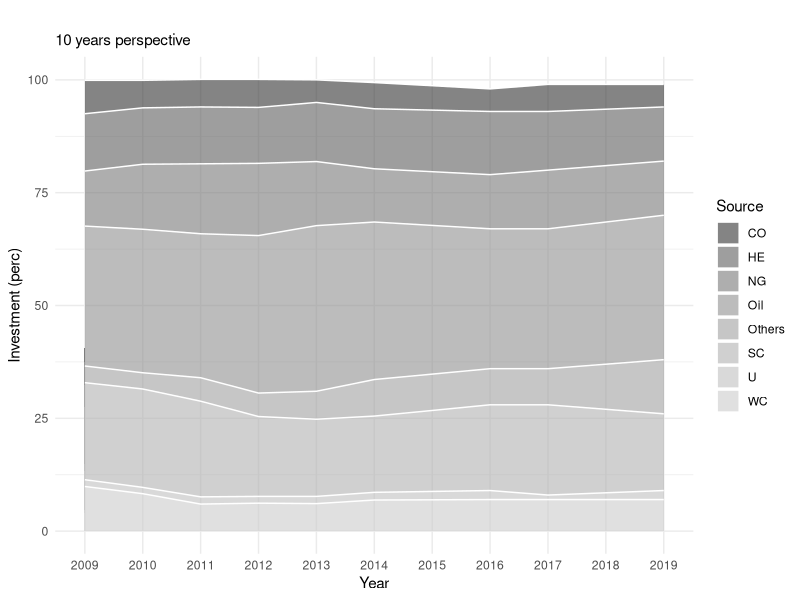
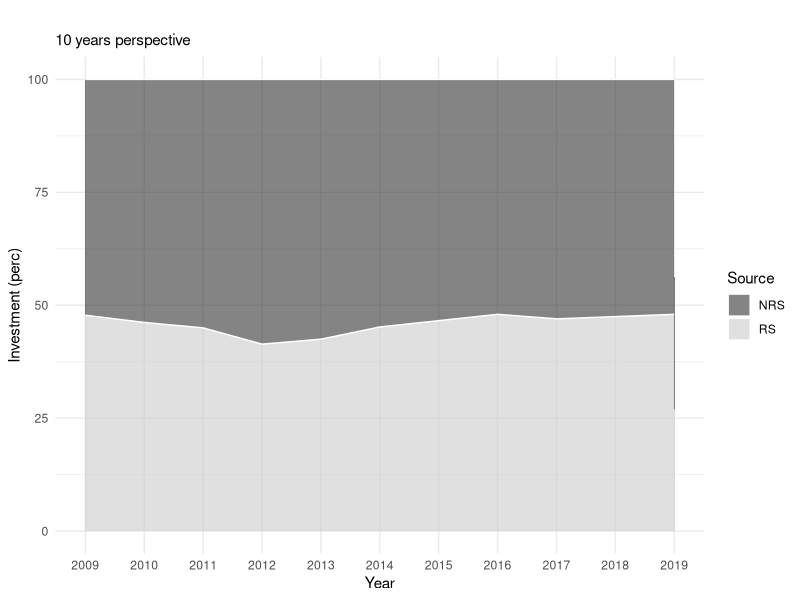
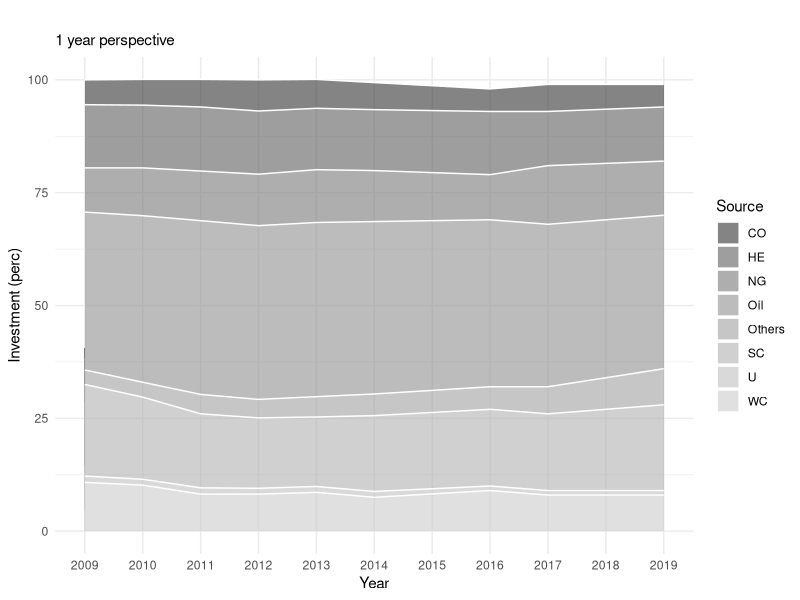
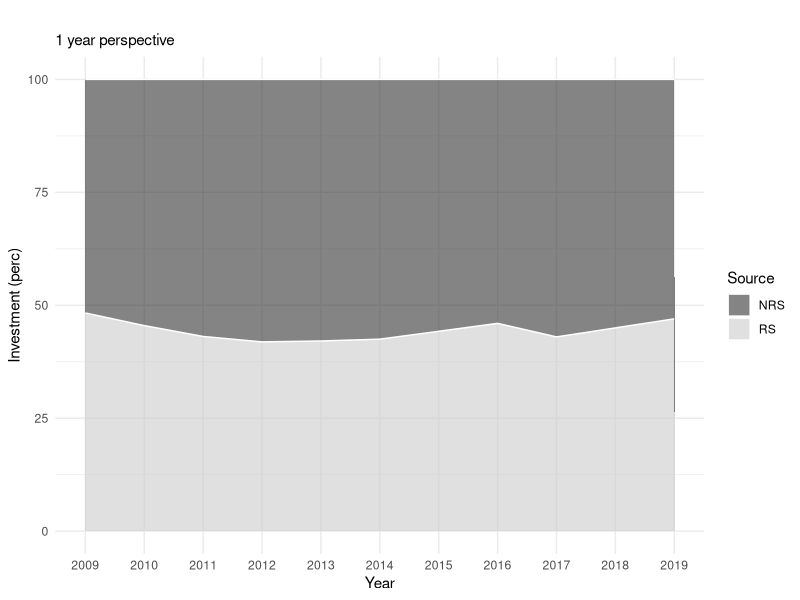
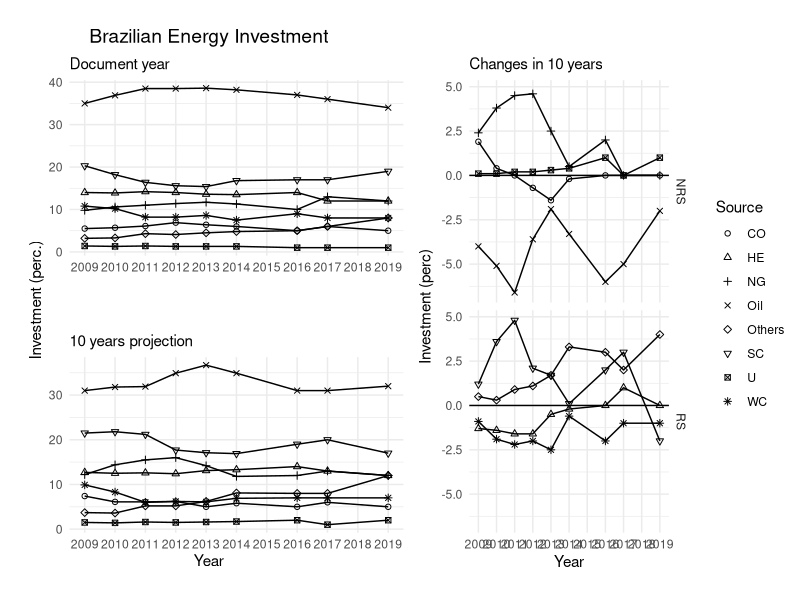
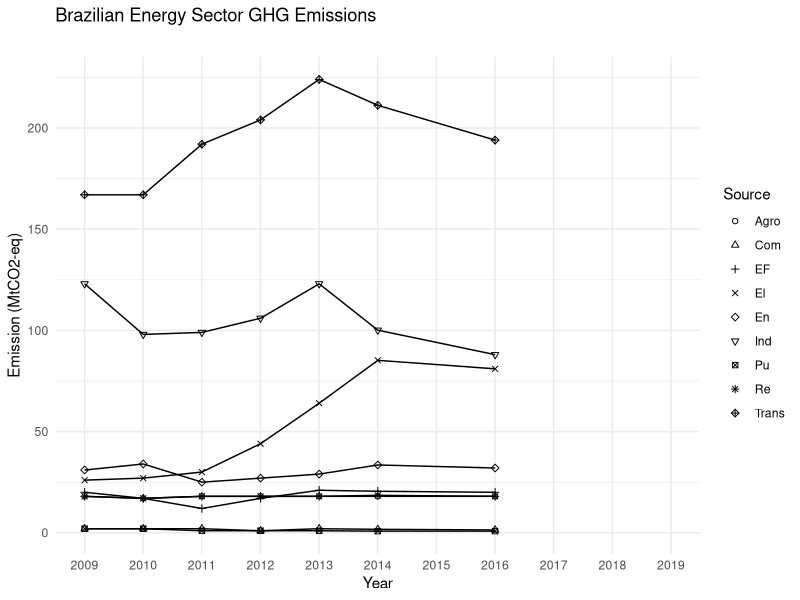
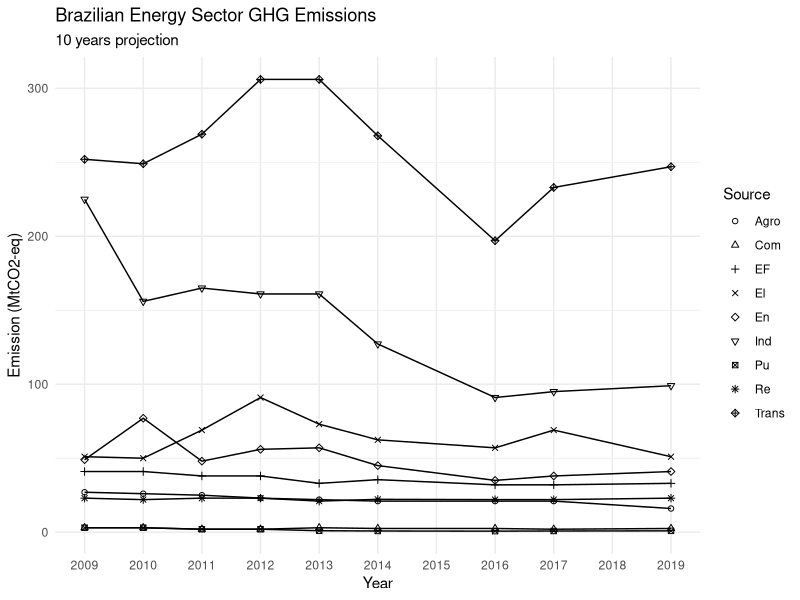
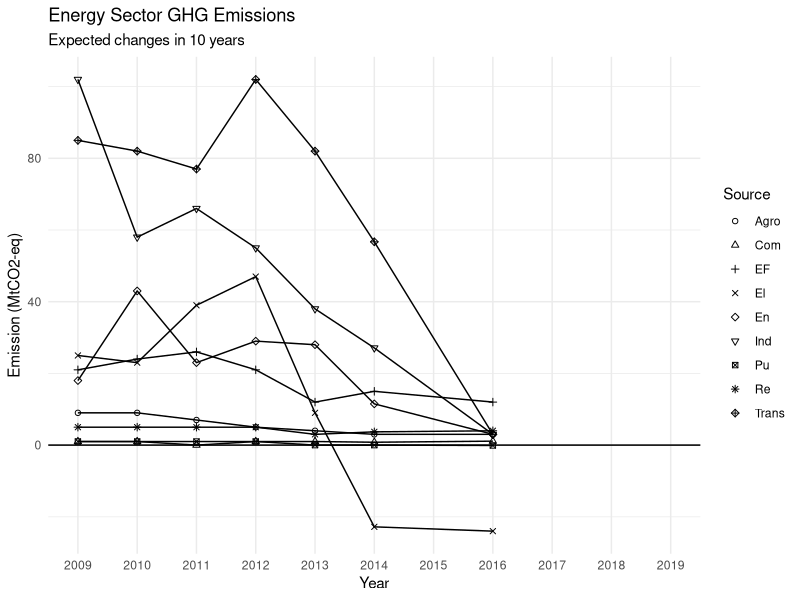

Generate these figures, in order, with R:
## ---- chunk 1
library(tidyverse)
library(scales)
library(ggpubr)
database <- read_csv("database.csv")
NRS <- c('Oil','NG','CO','U')
RS <- c('HE','WC','SC','Others')
summary(database)
## ---- chunk 2
database %>%
  select(Year,'10_Oil','10_NG','10_CO','10_U','10_HE','10_WC','10_SC','10_Others') %>%
  pivot_longer(!Year, names_to = "Source", values_to = "Investment") %>%
  mutate(Source = str_sub(Source,4)) %>%
  ggplot(aes(x = Year))+
  geom_area(aes(y = Investment, fill = Source), col = "white", alpha=0.6)+
  scale_fill_grey()+
  ggtitle("", subtitle = "10 years perspective")+
  ylab("Investment (perc)")+
  theme_minimal()+
  theme(panel.grid.minor.x = element_blank())+
  scale_x_continuous(breaks = seq(2009,2019,1))
Sources10y <- database %>%
  select(Year,'10_Oil','10_NG','10_CO','10_U','10_HE','10_WC','10_SC','10_Others') %>%
  pivot_longer(!Year, names_to = "Source", values_to = "Investment") %>%
  mutate(Source = str_sub(Source,4)) %>%
  ggplot(aes(x = Year))+
  geom_line(aes(y = Investment, group = Source))+
  geom_point(aes(y = Investment, group = Source, shape = Source))+
  scale_shape_manual(values=1:10)+
  ggtitle("", subtitle = "10 years projection")+
  ylab("Investment (perc)")+
  theme_minimal()+
  theme(panel.grid.minor.x = element_blank())+
  scale_x_continuous(breaks = seq(2009,2019,1))

database %>%
  select(Year,'10_NRS','10_RS') %>%
  pivot_longer(!Year, names_to = "Source", values_to = "Investment") %>%
  mutate(Source = str_sub(Source,4)) %>%
  ggplot(aes(x = Year))+
  geom_area(aes(y = Investment, fill = Source), col = "white", alpha=0.6)+
  scale_fill_grey()+
  ggtitle("", subtitle = "10 years perspective")+
  ylab("Investment (perc)")+
  theme_minimal()+
  theme(panel.grid.minor.x = element_blank())+
  scale_x_continuous(breaks = seq(2009,2019,1))
RNR10y <- database %>%
  select(Year,'10_NRS','10_RS') %>%
  pivot_longer(!Year, names_to = "Source", values_to = "Investment") %>%
  mutate(Source = str_sub(Source,4)) %>%
  ggplot(aes(x = Year))+
  geom_line(aes(y = Investment, group = Source))+
  geom_point(aes(y = Investment, group = Source, shape = Source))+
  scale_color_grey()+
  ggtitle("", subtitle = "10 years perspective")+
  ylab("Investment (perc)")+
  theme_minimal()+
  theme(panel.grid.minor.x = element_blank())+
  scale_x_continuous(breaks = seq(2009,2019,1))
## ---- chunk 3
database %>%
  select(Year,'1_Oil','1_NG','1_CO','1_U','1_HE','1_WC','1_SC','1_Others') %>%
  pivot_longer(!Year, names_to = "Source", values_to = "Investment") %>%
  mutate(Source = str_sub(Source,3)) %>%
  ggplot(aes(x = Year))+
  geom_area(aes(y = Investment, fill = Source), col = "white", alpha=0.6)+
  scale_fill_grey()+
  ggtitle("", subtitle = "1 year perspective")+
  ylab("Investment (perc)")+
  theme_minimal()+
  theme(panel.grid.minor.x = element_blank())+
  scale_x_continuous(breaks = seq(2009,2019,1))
Sources1y <- database %>%
  select(Year,'1_Oil','1_NG','1_CO','1_U','1_HE','1_WC','1_SC','1_Others') %>%
  pivot_longer(!Year, names_to = "Source", values_to = "Investment") %>%
  mutate(Source = str_sub(Source,3)) %>%
  ggplot(aes(x = Year))+
  geom_line(aes(y = Investment, group = Source))+
  geom_point(aes(y = Investment, group = Source, shape = Source))+
  scale_shape_manual(values=1:10)+
  ggtitle("", subtitle = "Document year")+
  ylab("Investment (perc)")+
  theme_minimal()+
  theme(panel.grid.minor.x = element_blank())+
  scale_x_continuous(breaks = seq(2009,2019,1))

database %>%
  select(Year,'1_NRS','1_RS') %>%
  pivot_longer(!Year, names_to = "Source", values_to = "Investment") %>%
  mutate(Source = str_sub(Source,3)) %>%
  ggplot(aes(x = Year))+
  geom_area(aes(y = Investment, fill = Source), col = "white", alpha=0.6)+
  scale_fill_grey()+
  ggtitle("", subtitle = "1 year perspective")+
  ylab("Investment (perc)")+
  theme_minimal()+
  theme(panel.grid.minor.x = element_blank())+
  scale_x_continuous(breaks = seq(2009,2019,1))
RNR1y<- database %>%
  select(Year,'1_NRS','1_RS') %>%
  pivot_longer(!Year, names_to = "Source", values_to = "Investment") %>%
  mutate(Source = str_sub(Source,3)) %>%
  ggplot(aes(x = Year))+
  geom_line(aes(y = Investment, group = Source))+
  geom_point(aes(y = Investment, group = Source, shape = Source))+
  scale_color_grey()+
  ggtitle("", subtitle = "1 year perspective")+
  ylab("Investment (perc)")+
  theme_minimal()+
  theme(panel.grid.minor.x = element_blank())+
  scale_x_continuous(breaks = seq(2009,2019,1))
## ---- chunk 4
# per source
y1 <- database %>%
  select(Year,'1_Oil','1_NG','1_CO','1_U','1_HE','1_WC','1_SC','1_Others') %>%
  pivot_longer(!Year, names_to = "Source", values_to = "Investment")

y10 <- database %>%
  select(Year,'10_Oil','10_NG','10_CO','10_U','10_HE','10_WC','10_SC','10_Others') %>%
  pivot_longer(!Year, names_to = "Source", values_to = "Investment")

relative <- y1
relative$Investment <- y10$Investment-y1$Investment

relSources <- relative %>%
  mutate(Source = str_sub(Source,3), IsRenewable = if_else(Source %in% NRS, "NRS", "RS")) %>%
  ggplot(aes(x = Year))+
  geom_line(aes(y = Investment, group = Source), size = 0.5)+
  geom_point(aes(y = Investment, group = Source, shape = Source))+
  geom_hline(yintercept = 0)+
  scale_shape_manual(values=1:10)+
  ggtitle("", subtitle = "changes in 10 years")+
  ylab("Investment (perc)")+
  theme_minimal()+
  theme(panel.grid.minor.x = element_blank())+
  scale_x_continuous(breaks = seq(2009,2019,1))+
  facet_grid(rows = vars(IsRenewable))

#Renewable and non-renewable grouping

y1 <- database %>%
  select(Year,'1_RS','1_NRS') %>%
  pivot_longer(!Year, names_to = "Source", values_to = "Investment")

y10 <- database %>%
  select(Year,'10_RS','10_NRS') %>%
  pivot_longer(!Year, names_to = "Source", values_to = "Investment")

relativeGeneral <- y1
relativeGeneral$Investment <- y10$Investment-y1$Investment

relRNR <- relativeGeneral %>%
  mutate(Source = str_sub(Source,3)) %>%
  ggplot(aes(x = Year))+
  geom_line(aes(y = Investment, group = Source), size = 0.5)+
  geom_point(aes(y = Investment, group = Source, shape = Source))+
  geom_hline(yintercept = 0)+
  scale_shape_manual(values=1:10)+
  ggtitle("", subtitle = "changes in 10 years")+
  ylab("Investment (perc)")+
  theme_minimal()+
  theme(panel.grid.minor.x = element_blank())+
  scale_x_continuous(breaks = seq(2009,2019,1))
## ---- chunk 5
Sources1y <- database %>%
  select(Year,'1_Oil','1_NG','1_CO','1_U','1_HE','1_WC','1_SC','1_Others') %>%
  pivot_longer(!Year, names_to = "Source", values_to = "Investment") %>%
  mutate(Source = str_sub(Source,3)) %>%
  ggplot(aes(x = Year))+
  geom_line(aes(y = Investment, group = Source))+
  geom_point(aes(y = Investment, group = Source, shape = Source))+
  scale_shape_manual(values=1:10)+
  ggtitle("", subtitle = "Document year")+
  ylab("")+ xlab("")+
  theme_minimal()+
  theme(panel.grid.minor.x = element_blank())+
  scale_x_continuous(breaks = seq(2009,2019,1))
Sources10y <- database %>%
  select(Year,'10_Oil','10_NG','10_CO','10_U','10_HE','10_WC','10_SC','10_Others') %>%
  pivot_longer(!Year, names_to = "Source", values_to = "Investment") %>%
  mutate(Source = str_sub(Source,4)) %>%
  ggplot(aes(x = Year))+
  geom_line(aes(y = Investment, group = Source))+
  geom_point(aes(y = Investment, group = Source, shape = Source))+
  scale_shape_manual(values=1:10)+
  ggtitle("", subtitle = "10 years projection")+
  ylab("")+ xlab("")+
  theme_minimal()+
  theme(panel.grid.minor.x = element_blank())+
  scale_x_continuous(breaks = seq(2009,2019,1))

y1 <- database %>%
  select(Year,'1_Oil','1_NG','1_CO','1_U','1_HE','1_WC','1_SC','1_Others') %>%
  pivot_longer(!Year, names_to = "Source", values_to = "Investment")

y10 <- database %>%
  select(Year,'10_Oil','10_NG','10_CO','10_U','10_HE','10_WC','10_SC','10_Others') %>%
  pivot_longer(!Year, names_to = "Source", values_to = "Investment")

relative <- y1
relative$Investment <- y10$Investment-y1$Investment

relSources <- relative %>%
  mutate(Source = str_sub(Source,3), IsRenewable = if_else(Source %in% NRS, "NRS", "RS")) %>%
  ggplot(aes(x = Year))+
  geom_line(aes(y = Investment, group = Source), size = 0.5)+
  geom_point(aes(y = Investment, group = Source, shape = Source))+
  geom_hline(yintercept = 0)+
  scale_shape_manual(values=1:10)+
  ggtitle("", subtitle = "Changes in 10 years")+
  ylab("Investment (perc)")+
  theme_minimal()+
  theme(panel.grid.minor.x = element_blank())+
  scale_x_continuous(breaks = seq(2009,2019,1))+
  facet_grid(rows = vars(IsRenewable))
fig <- ggarrange(Sources1y, Sources10y, ncol = 1, nrow = 2, common.legend = TRUE, legend = "none")
fig <- ggarrange(fig, relSources, ncol = 2, nrow = 1)
annotate_figure(fig,
                top = text_grob("Brazilian Energy Investment", color = "black", size = 14, x = 0.24, vjust = 2.2),
                left = text_grob("Investment (perc.)", color = "black", size = 11, rot = 90, vjust = 2.5),
                bottom = text_grob("Year", color = "black", size = 11, vjust = -1.9, x = 0.24))
ggsave("BySources.png", width = 10, height = 8)
## ---- chunk 6
database %>%
  select(Year,'0_El','0_En','0_Re','0_Com','0_Pu','0_Agro','0_Trans','0_Ind','0_EF') %>%
  pivot_longer(!Year, names_to = "Source", values_to = "Investment") %>%
  mutate(Source = str_sub(Source,3)) %>%
  ggplot(aes(x = Year))+
  geom_line(aes(y = Investment, group = Source))+
  geom_point(aes(y = Investment, group = Source, shape = Source))+
  scale_shape_manual(values=1:10)+
  scale_color_grey()+
  ggtitle("Brazilian Energy Sector GHG Emissions", subtitle = "")+
  ylab("Emission (MtCO2-eq)")+
  theme_minimal()+
  theme(panel.grid.minor.x = element_blank())+
  scale_x_continuous(breaks = seq(2009,2019,1))

database %>%
  select(Year,'10_El','10_En','10_Re','10_Com','10_Pu','10_Agro','10_Trans','10_Ind','10_EF') %>%
  pivot_longer(!Year, names_to = "Source", values_to = "Investment") %>%
  mutate(Source = str_sub(Source,4)) %>%
  ggplot(aes(x = Year))+
  geom_line(aes(y = Investment, group = Source))+
  geom_point(aes(y = Investment, group = Source, shape = Source))+
  scale_shape_manual(values=1:10)+
  scale_color_grey()+
  ggtitle("Brazilian Energy Sector GHG Emissions", subtitle = "10 years projection")+
  ylab("Emission (MtCO2-eq)")+
  theme_minimal()+
  theme(panel.grid.minor.x = element_blank())+
  scale_x_continuous(breaks = seq(2009,2019,1))

y0 <- database %>%
  select(Year,'0_Agro','0_Com','0_EF','0_El','0_En','0_Ind','0_Pu','0_Re','0_Trans') %>%
  pivot_longer(!Year, names_to = "Source", values_to = "Investment")
y10 <- database %>%
  select(Year,'10_Agro','10_Com','10_EF','10_El','10_En','10_Ind','10_Pu','10_Re','10_Trans') %>%
  pivot_longer(!Year, names_to = "Source", values_to = "Investment")
relative <- y0
relative$Investment <- y10$Investment-y0$Investment
relative %>%
  mutate(Source = str_sub(Source,3)) %>%
  ggplot(aes(x = Year))+
  geom_line(aes(y = Investment, group = Source), size = 0.5)+
  geom_point(aes(y = Investment, group = Source, shape = Source))+
  geom_hline(yintercept = 0)+
  scale_shape_manual(values=1:10)+
  ggtitle("Energy Sector GHG Emissions", subtitle = "Expected changes in 10 years")+
  ylab("Emission (MtCO2-eq)")+
  theme_minimal()+
  theme(panel.grid.minor.x = element_blank())+
  scale_x_continuous(breaks = seq(2009,2019,1))
## ---- chunk 7
y1 <- database %>%
  select(Year,'1_Oil','1_NG','1_CO','1_U','1_HE','1_WC','1_SC','1_Others') %>%
  pivot_longer(!Year, names_to = "Source", values_to = "Share")

y10 <- database %>%
  select(Year,'10_Oil','10_NG','10_CO','10_U','10_HE','10_WC','10_SC','10_Others') %>%
  pivot_longer(!Year, names_to = "Source", values_to = "Share")

relative <- y1
relative$'Current Share (perc)' <- relative$Share
relative$Share <- y10$Share-y1$Share

relative %>%
  mutate(Source = str_sub(Source,3), IsRenewable = if_else(Source %in% NRS, "NRS", "RS")) %>%
  ggplot(aes(x = Year))+
  geom_line(aes(y = Share, group = Source, col = Source), size = 0.5)+
  geom_point(aes(y = Share, group = Source, size = `Current Share (perc)`, col = Source), alpha = 0.6)+
  geom_hline(yintercept = 0)+
  scale_shape_manual(values=1:10)+
  ggtitle("Brazilian Energy Share", subtitle = "planned changes in 10 years")+
  ylab("Planned Share changes (perc)")+
  theme_minimal()+
  theme(panel.grid.minor.x = element_blank())+
  scale_x_continuous(breaks = seq(2009,2019,1))+
  scale_y_continuous(breaks = seq(-7,7,2.5))+
  ylim(c(-7,7))+
  facet_grid(rows = vars(IsRenewable))
